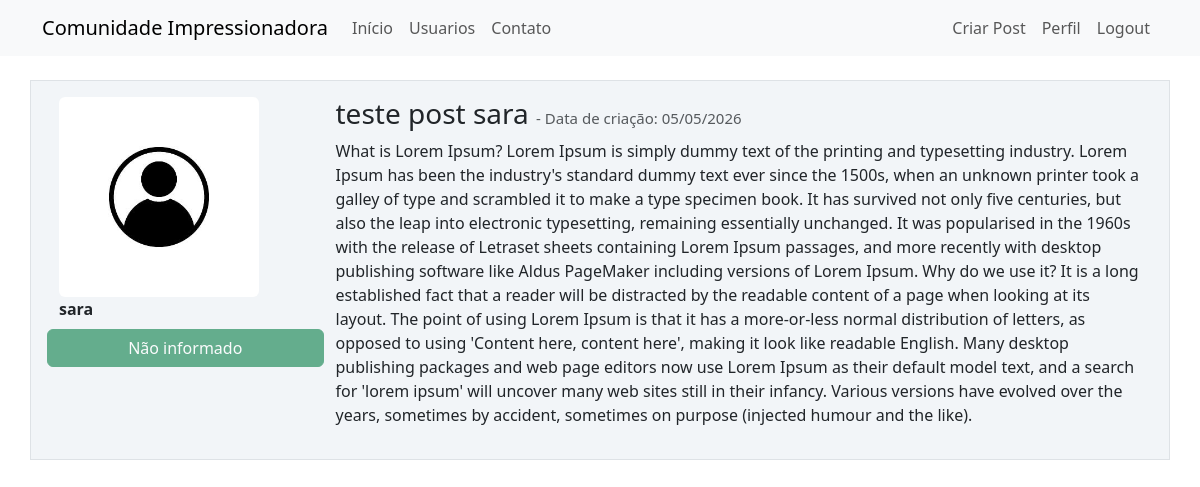
Page /post/3 (signed in) on the committed database.
### comunidadeimpressionadora/models.py (models this page shows, shortened)
class Usuario(database.Model,UserMixin):
    id = database.Column(database.Integer,primary_key = True)
    username = database.Column(database.String , nullable = False)
    email = database.Column(database.String,nullable = False, unique= True)
    senha = database.Column(database.String,nullable=False)
    foto_perfil = database.Column(database.String,default = 'default.jpg')
    posts = database.relationship('Post',backref='autor',lazy=True) #relacionamento 1:n
    cursos = database.Column(database.String,nullable=False,default='Não informado')

class Post(database.Model):
    id = database.Column(database.Integer,primary_key = True)
    titulo = database.Column(database.String,nullable = False)
    corpo = database.Column(database.Text,nullable = False)
    data_criacao = database.Column(database.DateTime,nullable= False, default = datetime.utcnow )
    id_usuario = database.Column(database.Integer,database.ForeignKey('usuario.id'),nullable=False) #informando a chave estrangeira

### comunidadeimpressionadora/routes.py (the view)
@app.route('/post/<post_id>',methods = ['GET','POST'])
@login_required
def exibir_post(post_id):
    post = Post.query.get(post_id) #metodo get pega pela chave primaria
    if current_user == post.autor:
        form = FormCriarPost()
        if request.method== 'GET':
            form.titulo.data = post.titulo #pra ja aparecer no formulario preenchido
            form.corpo.data = post.corpo
        elif form.validate_on_submit():
            post.titulo = form.titulo.data
            post.corpo = form.corpo.data
            database.session.commit()
            flash('Post atualizado com sucesso!','alert-success')
            return redirect(url_for('home'))
    else:
        form = None
    return render_template('post.html',post=post,form=form)

### comunidadeimpressionadora/models.py (called while the page is built)
@login_manager.user_loader
def load_usuario(id_usuario):
    return Usuario.query.get(int(id_usuario))

### comunidadeimpressionadora/templates/post.html (shortened to what this page needs)
{% extends 'base.html' %} {% block body %}
<div class="container mt-3">
  <div class="row border mt-4 p-3 meupost">
    <div class="col-3">
      <div class="image pe-2">
        <img src="{{ url_for('static',filename='fotos_perfil/{}'.format(post.autor.foto_perfil)) }}" class="rounded"
          width="200">
      </div>
      <strong>{{ post.autor.username }}</strong>
      <div class="row justify-content-center">
        {% for curso in post.autor.cursos.split(';') %}
        <button type="button" class="btn btn-success disabled mt-2">{{ curso }}</button>
        {% endfor %}
      </div>
    </div>
    <div class="col-9">
      <h3>{{ post.titulo }} <small class="text-muted" style=font-size:15px;>- Data de criação: {{
          post.data_criacao.strftime('%d/%m/%Y') }}
        </small>
      </h3>
      <p>{{ post.corpo }}</p>
    </div>
  </div>
</div>
{% endblock %}

### comunidadeimpressionadora/static/main.css (style rules this page uses)
.meupost { background: #f2f5f8 !important; }

### rows in the picture
Usuario: foto_perfil (placeholder picture), autor.username "sara", cursos "Não informado"
Post: titulo "teste post sara", data_criacao "05/05/2026", corpo "What is Lorem Ipsum? Lorem Ipsum is simply dummy text of the printing and typesetting industry. Lorem Ipsum has been the industry's standard dummy text ever since the 1500s, when an unknown printer took a galley of type and scrambled it to make a type specimen book. It has survived not only five centuries, but also the leap into electronic typesetting, remaining essentially unchanged. It was popularised in the 1960s with the release of Letraset sheets containing Lorem Ipsum passages, and more recently with desktop publishing software like Aldus PageMaker including versions of Lorem Ipsum. Why do we use it? It is a long established fact that a reader will be distracted by the readable…"
